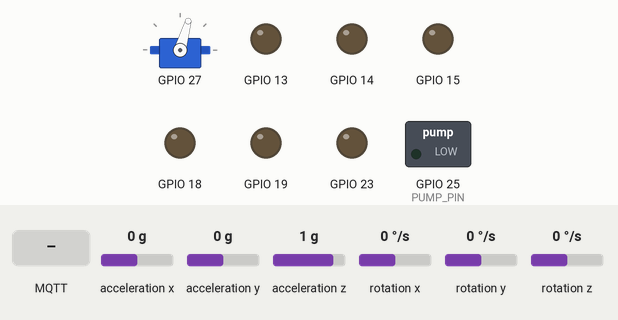
The sketch below on a simulated ESP32. Parts: servo, switched loads named in the sketch (green lamp = pin HIGH), output pins drawn as LEDs (lit = HIGH). Wiring (inferred from the names in the program): MPU-6050 motion sensor at I2C address 0x68; MPU-6050 motion sensor at I2C address 0x69. Inputs (shaded band) come from the test bench; at power-on: acceleration x 0 g, acceleration y 0 g, acceleration z 1 g, rotation x 0 °/s, rotation y 0 °/s, rotation z 0 °/s. WiFi joins after 1.5 s; servers stay silent unless stated; random numbers use the default seed unless the sketch sets one; EEPROM starts erased; no MQTT or app messages arrive unless stated; servo pulses on a pin are drawn as a servo (544–2400 µs = 0–180°); what the sketch prints to the serial monitor is not drawn.

Above: at 4.3 s.
4.4 s: MQTT message "1" arrives on the third subscribed topic
5.9 s: MQTT message "pump" arrives on the first subscribed topic
7.4 s: MQTT message "0" arrives on the first subscribed topic
Timing chart, 0 to 10.4 s (numbered marks = the images above; inputs shaded):
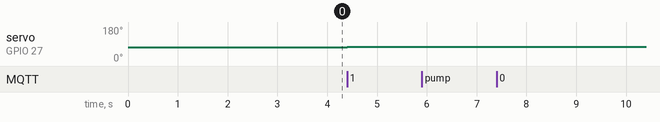

Measured:
- after the input at 4.4 s, servo on GPIO 27: 74° → 75° at once
- after the input at 5.9 s, every drawn part: stays the same
- after the input at 7.4 s, every drawn part: stays the same

The sketch:

rover_mid.ino
```cpp
#include "config.h"
#include "wifi_portal.h"   // phone setup (must come after config.h for defaults)
#include "mqtt_comms.h"
#include "motor_driver.h"
#include "sensors_mid.h"

// ESP-2 MID: 2 blind middle motors, plus the localization subsystem:
//   MPU6050 swing arm  -> rover/imu          (4 Hz, yaw drifts on purpose)
//   MG996R swing       -> rover/lidar/servo  (step-and-settle, hard limits)
// No angle encoder is fitted: the servo publishes the commanded angle and
// settles on time. The second MPU6050 at 0x69 is wired but not read yet.
// Motor telemetry shape is unchanged: ina_ok/temp_valid/vib_valid are 0 with
// null readings ("--" upstream), speed is real, backend remaps 1-2 -> 5-6.

MQTTManager mqtt;
MotorDriver driver;
Imu imu;
BracketImu bracket;
LidarServo servo;

unsigned long last_sample = 0;
int current_motor = 0;
unsigned long last_status_pub = 0;
unsigned long last_imu_pub = 0;
unsigned long last_servo_pub = 0;
unsigned long last_meas_pub = 0;
bool last_servo_settled = true;
bool last_servo_sweeping = false;
int last_servo_step = 0;
float last_servo_target = 0;

// 0 idle, 1 ramping to centre, 2 zero after settle
uint8_t zero_stage = 0;

// Water pump: low-side IRLZ44N on PUMP_PIN. pump_on is the live state
// published in telemetry; pump_off_ms is the firmware deadline, so the
// pump stops even if the browser, backend or broker disappears.
bool pump_on = false;
unsigned long pump_off_ms = 0;

static void pumpStop() {
  digitalWrite(PUMP_PIN, LOW);
  pump_off_ms = 0;
  if (pump_on) Serial.println("[Pump] OFF");
  pump_on = false;
}

// ms = 0 -> default burst. Everything is capped at PUMP_MAX_MS so a bad
// command cannot run the pump dry for minutes.
static void pumpStart(unsigned long ms) {
  if (ms == 0) ms = PUMP_BURST_MS;
  if (ms > PUMP_MAX_MS) ms = PUMP_MAX_MS;
  digitalWrite(PUMP_PIN, HIGH);
  pump_on = true;
  pump_off_ms = millis() + ms;
  Serial.printf("[Pump] ON for %lu ms\n", ms);
}

void onMotorCommand(const char* json) {
  // The pump rides the same rover/mid/command topic as the motors, so
  // peek at the action and keep the motor parser untouched.
  StaticJsonDocument<128> doc;
  if (!deserializeJson(doc, json) && doc.containsKey("action")) {
    const char* action = doc["action"] | "";
    if (strcmp(action, "pump") == 0) {
      int on = doc["on"] | 1;   // {"action":"pump"} alone means "throw water"
      if (!on) {
        pumpStop();
      } else {
        unsigned long secs = doc["seconds"] | 0;
        pumpStart(secs * 1000UL);
      }
      return;
    }
  }
  driver.applyCommand(json);
}

// {"action":"sweep","min":-30,"max":30,"step":5,"settle_ms":500,"dwell_ms":600}
// {"action":"stop"}                             park at 0
// {"action":"goto","angle":15}                  manual move (clamped)
void onLidarCommand(const char* json) {
  StaticJsonDocument<192> doc;
  if (deserializeJson(doc, json)) {
    Serial.println("[Lidar] Bad command JSON");
    return;
  }
  const char* action = doc["action"] | "";
  if (strcmp(action, "sweep") == 0) {
    servo.startSweep(doc["min"] | SERVO_SWEEP_MIN_DEG,
                     doc["max"] | SERVO_SWEEP_MAX_DEG,
                     doc["step"] | SERVO_STEP_DEG,
                     doc["settle_ms"] | SERVO_SETTLE_MS,
                     doc["dwell_ms"] | SERVO_DWELL_MS);
  } else if (strcmp(action, "stop") == 0) {
    servo.stopSweep();
  } else if (strcmp(action, "goto") == 0) {
    servo.rampTo(doc["angle"] | 0.0f);
  } else {
    Serial.print("[Lidar] Unknown action: ");
    Serial.println(action);
  }
}

// rover/lidar/tilt_deg payload is {"angle":15} or a bare number.
void onTiltDeg(const char* json) {
  StaticJsonDocument<96> doc;
  bool has_angle = false;
  float angle = 0;
  if (!deserializeJson(doc, json) && doc.containsKey("angle")) {
    angle = doc["angle"] | 0.0f;
    has_angle = true;
  } else {
    char* end = nullptr;
    angle = strtof(json, &end);
    has_angle = (end != nullptr && end != json);
  }
  if (has_angle) {
    servo.rampTo(angle);
  } else {
    Serial.println("[Lidar] tilt_deg without an angle");
  }
}

void onTiltZero() {
  zero_stage = 1;
  servo.rampTo(0);
  Serial.println("[IMU] bracket zero requested, moving to servo centre");
}

void setup() {
  Serial.begin(115200);
  delay(500);
  Serial.println("\n===== Rover MID - ESP32 (2 blind motors) =====");

  // Pump gate low before anything else, so a reset mid-burst cannot
  // leave water running.
  pinMode(PUMP_PIN, OUTPUT);
  digitalWrite(PUMP_PIN, LOW);
  pump_on = false;
  pump_off_ms = 0;

  driver.begin();
  servo.begin();
  // Both MPUs share the same bus: body at 0x68, bracket at 0x69.
  Wire.begin(I2C_SDA, I2C_SCL);
  imu.begin();
  bracket.begin();
  if (bracket.isOk()) bracket.zero();

  if (!portalEnsureWiFi()) {
    Serial.println("[Setup] No WiFi yet - rebooting to retry portal");
    delay(1000);
    ESP.restart();
  }

  mqtt.begin(portalSSID(), portalPass(), portalBroker(), portalPort(),
             MQTT_TOPIC_PREFIX);
  mqtt.connectMQTT();
  mqtt.subscribe(MQTT_MOTOR_CMD_TOPIC);
  mqtt.setMotorCommandHandler(onMotorCommand);
  mqtt.setLidarCommandHandler(onLidarCommand);
  mqtt.setTiltDegHandler(onTiltDeg);
  mqtt.setTiltZeroHandler(onTiltZero);

  Serial.println("[Setup] MID + body IMU + bracket + lidar servo ready");
}

void loop() {
  driver.update();    // advance the 12 s torque ramps
  mqtt.loop();
  imu.update();
  bracket.update();
  servo.update();

  unsigned long now = millis();

  // Pump deadline: signed difference, so the 49-day millis wrap is safe.
  if (pump_on && (long)(now - pump_off_ms) >= 0) {
    pumpStop();
  }

  if (now - last_sample >= SAMPLE_INTERVAL_MS) {
    last_sample = now;

    // Blind slot: no sensors wired. Zeros + NaN serialize as
    // vibration:0, *_valid:0, readings null — backend renders "--".
    int mid_id = current_motor + 1;  // 1..2 on the wire, 5..6 in backend
    mqtt.publishMotorData(
      mid_id, false, false,
      NAN, NAN, NAN,
      false, false, driver.getSpeed(current_motor),
      NAN, NAN, NAN, NAN, pump_on
    );

    current_motor = (current_motor + 1) % 2;
  }

  if (now - last_status_pub >= 2000) {
    last_status_pub = now;
    int speeds[2] = { driver.getSpeed(0), driver.getSpeed(1) };
    mqtt.publishMotorStatus(false, speeds, pump_on);
  }

  // ---- Localization: IMU at 4 Hz ----
  if (now - last_imu_pub >= IMU_PUBLISH_MS) {
    last_imu_pub = now;
    mqtt.publishImu(imu.isOk(), imu.getAx(), imu.getAy(), imu.getAz(),
                    imu.getGz(), imu.getYaw(), imu.getPitch(), imu.getRoll());
  }

  // ---- Bracket tilt: publish at 4 Hz, zero after a requested move ----
  if (zero_stage == 1 && servo.isSettled() &&
      fabsf(servo.getTarget()) < 0.1f) {
    zero_stage = 2;
  }
  if (zero_stage == 2) {
    zero_stage = 0;
    bracket.zero();
    Serial.println("[IMU] bracket zeroed at servo centre");
  }
  if (now - last_meas_pub >= IMU_PUBLISH_MS) {
    last_meas_pub = now;
    mqtt.publishTiltMeasured(bracket.isOk(), bracket.getPitch(),
                             bracket.getRaw(), bracket.getZero(),
                             servo.getTarget(), servo.isSettled());
  }

  // ---- Lidar servo: publish on change + a 1 Hz heartbeat ----
  bool servo_changed = (servo.isSettled() != last_servo_settled) ||
                       (servo.isSweeping() != last_servo_sweeping) ||
                       (servo.getStep() != last_servo_step) ||
                       (fabsf(servo.getTarget() - last_servo_target) > 0.05f);
  if (servo_changed || (now - last_servo_pub >= 1000)) {
    last_servo_pub = now;
    last_servo_settled = servo.isSettled();
    last_servo_sweeping = servo.isSweeping();
    last_servo_step = servo.getStep();
    last_servo_target = servo.getTarget();
    mqtt.publishLidarServo(true, servo.getTarget(),
                           servo.isSettled(), servo.isSweeping(),
                           servo.getStep(), servo.getSteps());
  }
}
```

mqtt_comms.h
```cpp
#ifndef MQTT_COMMS_H
#define MQTT_COMMS_H

#include <WiFi.h>
#include <PubSubClient.h>
#include <ArduinoJson.h>

// Forward declaration for static callback routing
class MQTTManager;
static MQTTManager* _mqtt_instance = nullptr;

class MQTTManager {
  private:
    WiFiClient wifi_client;
    PubSubClient mqtt_client;
    const char* ssid;
    const char* password;
    const char* broker;
    int port;
    const char* topic_prefix;
    unsigned long last_publish = 0;
    void (*_cmd_handler)(const char* action) = nullptr;
    void (*_motor_cmd_handler)(const char* json) = nullptr;
    void (*_lidar_cmd_handler)(const char* json) = nullptr;
    void (*_tilt_deg_handler)(const char* json) = nullptr;
    void (*_tilt_zero_handler)() = nullptr;

  public:
    MQTTManager() : mqtt_client(wifi_client) {
      _mqtt_instance = this;
    }

    void begin(const char* wifi_ssid, const char* wifi_pass,
               const char* mqtt_broker, int mqtt_port,
               const char* topic_pref) {
      ssid = wifi_ssid;
      password = wifi_pass;
      broker = mqtt_broker;
      port = mqtt_port;
      topic_prefix = topic_pref;

      connectWiFi();
      mqtt_client.setServer(broker, port);
      mqtt_client.setKeepAlive(30);
      mqtt_client.setCallback(mqttCallback);
    }

    void connectWiFi() {
      // Phone-portal flow leaves station WiFi already up before begin() is
      // called — do not flap a working connection (would drop MQTT).
      if (WiFi.status() == WL_CONNECTED) {
        Serial.print("[WiFi] Already connected. IP: ");
        Serial.println(WiFi.localIP());
        return;
      }
      Serial.print("[WiFi] Connecting to ");
      Serial.println(ssid);
      WiFi.begin(ssid, password);

      int attempts = 0;
      while (WiFi.status() != WL_CONNECTED && attempts < 40) {
        delay(500);
        Serial.print(".");
        attempts++;
      }

      if (WiFi.status() == WL_CONNECTED) {
        Serial.println();
        Serial.print("[WiFi] Connected. IP: ");
        Serial.println(WiFi.localIP());
      } else {
        Serial.println("\n[WiFi] Failed to connect!");
      }
    }

    bool connectMQTT() {
      if (!mqtt_client.connected()) {
        String client_id = "rover-esp32-" + String(random(0xFFFF), HEX);
        Serial.print("[MQTT] Connecting as ");
        Serial.print(client_id);
        Serial.println("...");

        if (mqtt_client.connect(client_id.c_str())) {
          Serial.println("[MQTT] Connected");
          // Re-subscribe on reconnect
          subscribe(MQTT_CALIB_CMD_TOPIC);
          subscribe(MQTT_MOTOR_CMD_TOPIC);
          subscribe(MQTT_LIDAR_CMD_TOPIC);
          subscribe(MQTT_TILT_DEG_TOPIC);
          subscribe(MQTT_TILT_ZERO_TOPIC);
          return true;
        } else {
          Serial.print("[MQTT] Failed, rc=");
          Serial.println(mqtt_client.state());
          return false;
        }
      }
      return true;
    }

    void loop() {
      if (!mqtt_client.connected()) {
        connectMQTT();
      }
      mqtt_client.loop();
    }

    void subscribe(const char* topic) {
      if (mqtt_client.connected()) {
        mqtt_client.subscribe(topic);
        Serial.print("[MQTT] Subscribed to ");
        Serial.println(topic);
      }
    }

    void setCommandHandler(void (*handler)(const char* action)) {
      _cmd_handler = handler;
    }

    void setMotorCommandHandler(void (*handler)(const char* json)) {
      _motor_cmd_handler = handler;
    }

    void setLidarCommandHandler(void (*handler)(const char* json)) {
      _lidar_cmd_handler = handler;
    }

    void setTiltDegHandler(void (*handler)(const char* json)) {
      _tilt_deg_handler = handler;
    }

    void setTiltZeroHandler(void (*handler)()) {
      _tilt_zero_handler = handler;
    }

    void publishCalibrationStatus(int warmup_pct, const char* state,
                                  int speed_pct, int dir,
                                  int step_remaining_s, int cycle) {
      if (!mqtt_client.connected()) return;

      StaticJsonDocument<128> doc;
      doc["state"] = state;
      doc["warmup_pct"] = warmup_pct;
      doc["speed_pct"] = speed_pct;
      doc["dir"] = dir;                       // +1 fwd, -1 rev, 0 idle
      doc["step_remaining_s"] = step_remaining_s;
      doc["cycle"] = cycle;

      char buffer[128];
      size_t n = serializeJson(doc, buffer);
      mqtt_client.publish(MQTT_CALIB_STATUS_TOPIC, buffer, n);
    }

    void publishMotorStatus(bool calibrating, int* speeds, bool pump_on) {
      if (!mqtt_client.connected()) return;

      StaticJsonDocument<160> doc;
      doc["state"] = calibrating ? "calibrating" : "running";
      doc["source"] = "mid";
      doc["pump"] = pump_on ? 1 : 0;
      JsonArray arr = doc.createNestedArray("speed");
      for (int i = 0; i < 2; i++) arr.add(speeds[i]);

      char buffer[160];
      size_t n = serializeJson(doc, buffer);
      mqtt_client.publish(MQTT_MOTOR_STATUS_TOPIC, buffer, n);
    }

    void publishMotorData(int motor_id, bool vibration, bool vibration_valid,
                          float voltage, float current,
                          float temperature, bool ina_ok, bool temp_valid,
                          int motor_speed = 0, float vib_mag_g = NAN,
                          float ax_g = NAN, float ay_g = NAN,
                          float az_g = NAN, bool pump_on = false) {
      unsigned long now = millis();
      if (now - last_publish < 250) return;
      last_publish = now;

      if (!mqtt_client.connected()) return;

      StaticJsonDocument<384> doc;
      doc["motor"] = motor_id;
      doc["vibration"] = vibration ? 1 : 0;
      doc["vib_valid"] = vibration_valid ? 1 : 0;
      doc["ina_ok"] = ina_ok ? 1 : 0;
      doc["temp_valid"] = temp_valid ? 1 : 0;
      doc["voltage"] = voltage;
      doc["current"] = current;
      doc["temp"] = temperature;
      doc["speed"] = motor_speed;   // signed duty (-255..255)
      doc["pump"] = pump_on ? 1 : 0;
      // Range extension: only sent when the ADXL345 produced a reading.
      // Old backends ignore unknown fields, so this stays compatible.
      if (vib_mag_g == vib_mag_g) doc["vib_mag"] = vib_mag_g;
      if (ax_g == ax_g) doc["ax"] = ax_g;
      if (ay_g == ay_g) doc["ay"] = ay_g;
      if (az_g == az_g) doc["az"] = az_g;

      char topic[32];
      snprintf(topic, sizeof(topic), "%s/%d", topic_prefix, motor_id);

      char buffer[384];
      size_t n = serializeJson(doc, buffer);

      if (mqtt_client.publish(topic, buffer, n)) {
        Serial.print("[MQTT] Published to ");
        Serial.print(topic);
        Serial.print(": ");
        Serial.println(buffer);
      }
    }

  public:
    // ---- Localization: IMU, 4 Hz (rover/imu) ----
    // yaw is unwrapped and gyro-only, so it drifts. Display + odometry input
    // for the Pi phase, not a compass.
    void publishImu(bool imu_ok, float ax, float ay, float az, float gz,
                    float yaw, float pitch, float roll) {
      if (!mqtt_client.connected()) return;
      StaticJsonDocument<256> doc;
      doc["imu_ok"] = imu_ok ? 1 : 0;
      if (imu_ok) {
        doc["ax"] = ax;
        doc["ay"] = ay;
        doc["az"] = az;
        doc["gz"] = gz;
        doc["yaw"] = yaw;
        doc["pitch"] = pitch;
        doc["roll"] = roll;
      }
      char buffer[256];
      size_t n = serializeJson(doc, buffer);
      mqtt_client.publish(MQTT_IMU_TOPIC, buffer, n);
    }

    // ---- Lidar swing servo state (rover/lidar/servo) ----
    // angle = commanded. No encoder is fitted, so as5600_ok and cal_ok stay
    // 0 and angle_real is never published. The two flags remain in the
    // payload so the backend and dashboard contract do not change.
    void publishLidarServo(bool servo_ok, float angle, bool settled,
                           bool sweeping, int step, int steps) {
      if (!mqtt_client.connected()) return;
      StaticJsonDocument<256> doc;
      doc["servo_ok"] = servo_ok ? 1 : 0;
      doc["angle"] = angle;
      doc["as5600_ok"] = 0;
      doc["cal_ok"] = 0;
      doc["settled"] = settled ? 1 : 0;
      doc["sweeping"] = sweeping ? 1 : 0;
      doc["step"] = step;
      doc["steps"] = steps;
      char buffer[256];
      size_t n = serializeJson(doc, buffer);
      mqtt_client.publish(MQTT_LIDAR_SERVO_TOPIC, buffer, n);
    }

    // ---- Bracket tilt measurement (rover/lidar/tilt_measured) ----
    void publishTiltMeasured(bool tilt_ok, float angle, float raw, float zero,
                             float cmd, bool settled) {
      if (!mqtt_client.connected()) return;
      StaticJsonDocument<192> doc;
      doc["angle"] = angle;
      doc["raw"] = raw;
      doc["zero"] = zero;
      doc["cmd"] = cmd;
      doc["settled"] = settled ? 1 : 0;
      doc["ok"] = tilt_ok ? 1 : 0;
      char buffer[192];
      size_t n = serializeJson(doc, buffer);
      mqtt_client.publish(MQTT_TILT_MEASURED_TOPIC, buffer, n);
    }

  private:
    static void mqttCallback(char* topic, byte* payload, unsigned int length) {
      if (!_mqtt_instance) return;

      char buf[length + 1];
      memcpy(buf, payload, length);
      buf[length] = '\0';

      if (strcmp(topic, MQTT_CALIB_CMD_TOPIC) == 0 && _mqtt_instance->_cmd_handler) {
        StaticJsonDocument<64> doc;
        DeserializationError err = deserializeJson(doc, buf);
        if (!err) {
          const char* action = doc["action"];
          if (action) {
            _mqtt_instance->_cmd_handler(action);
          }
        }
      } else if (strcmp(topic, MQTT_MOTOR_CMD_TOPIC) == 0
                 && _mqtt_instance->_motor_cmd_handler) {
        _mqtt_instance->_motor_cmd_handler(buf);
      } else if (strcmp(topic, MQTT_LIDAR_CMD_TOPIC) == 0
                 && _mqtt_instance->_lidar_cmd_handler) {
        _mqtt_instance->_lidar_cmd_handler(buf);
      } else if (strcmp(topic, MQTT_TILT_DEG_TOPIC) == 0
                 && _mqtt_instance->_tilt_deg_handler) {
        _mqtt_instance->_tilt_deg_handler(buf);
      } else if (strcmp(topic, MQTT_TILT_ZERO_TOPIC) == 0
                 && _mqtt_instance->_tilt_zero_handler) {
        _mqtt_instance->_tilt_zero_handler();
      }
    }
};

#endif
```

Source omitted: sensors_mid.h (12349 bytes), wifi_portal.h (5054 bytes), config.h (5913 bytes), motor_driver.h (5198 bytes)
